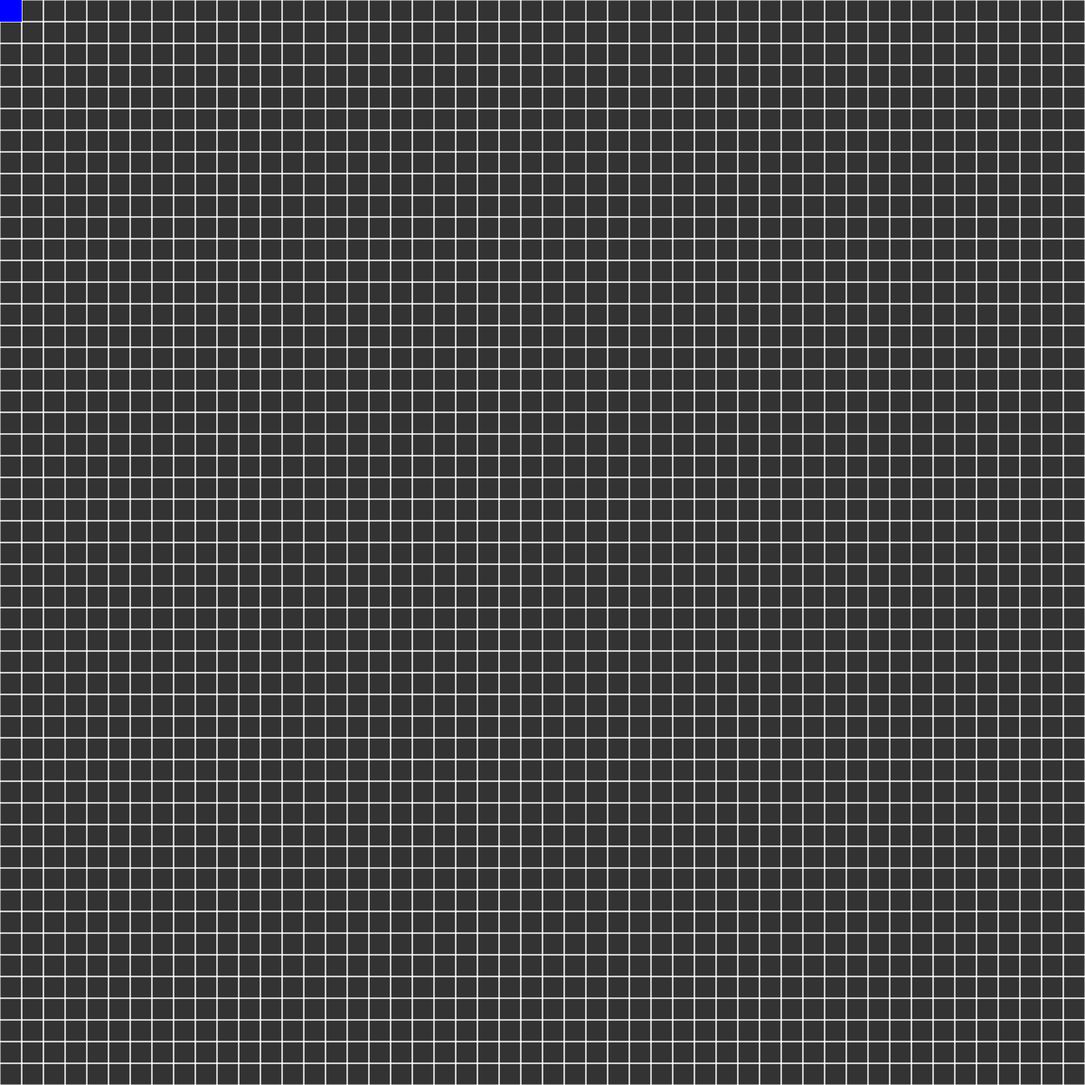
Frame 1 (no input)
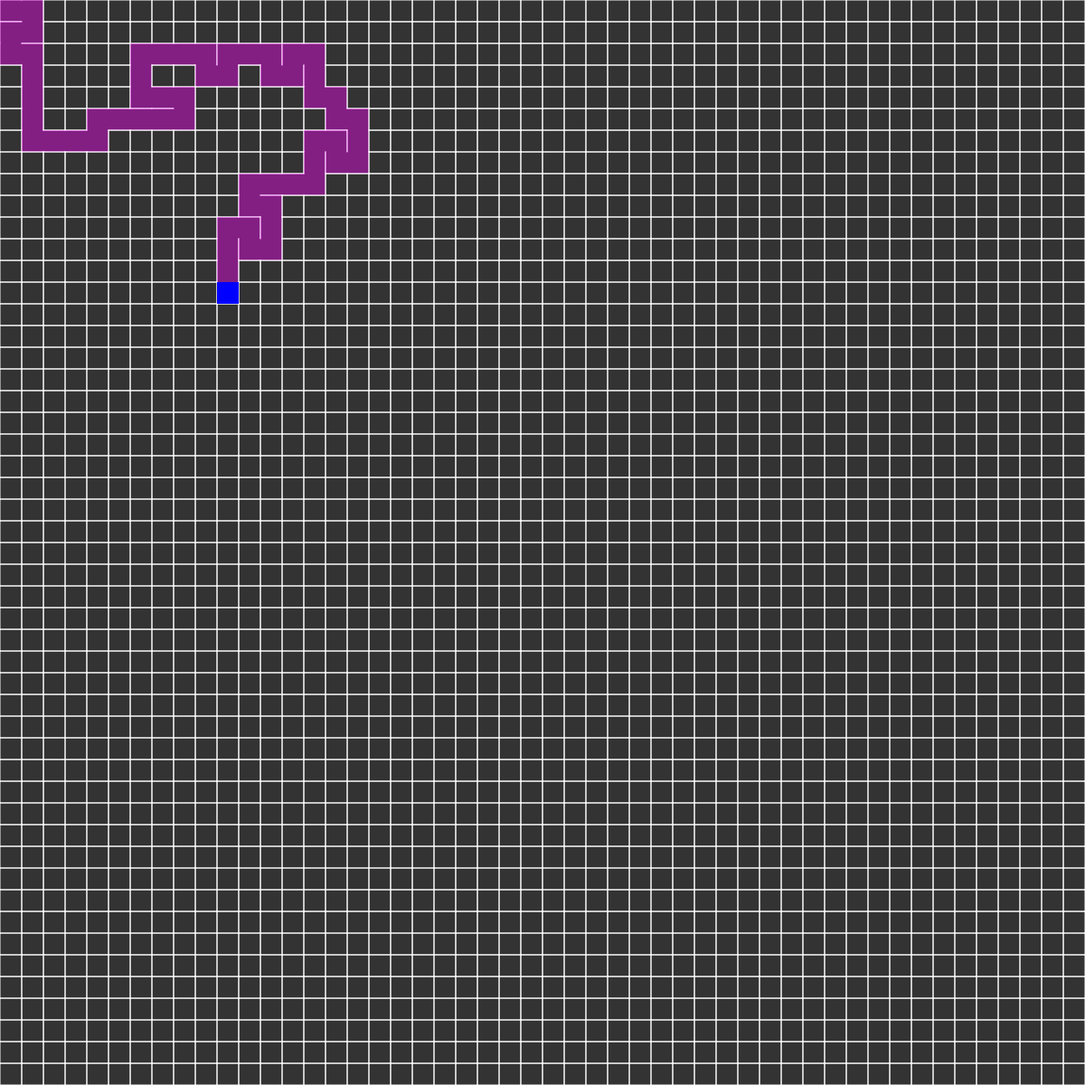
Frame 60 (no input)
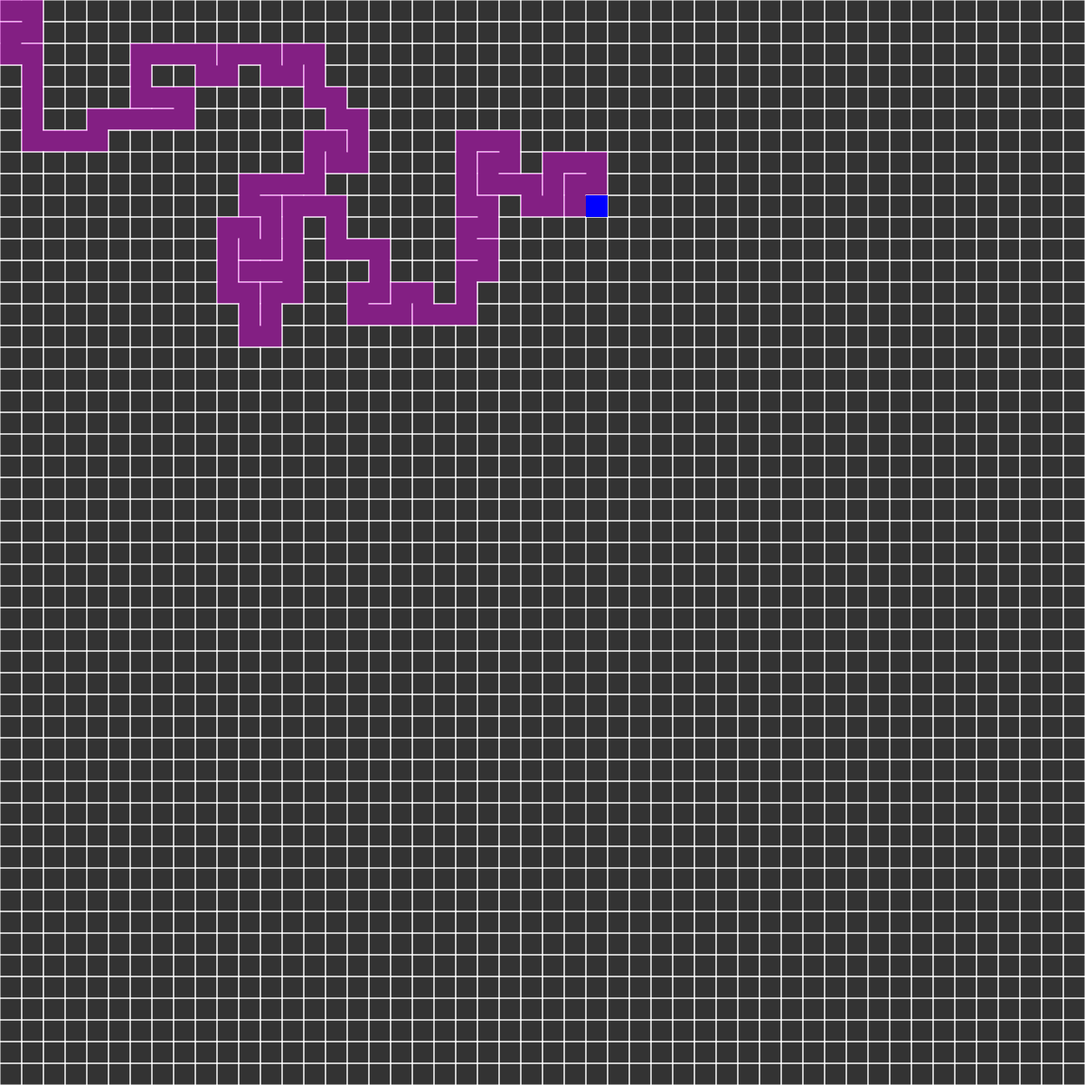
Frame 120 (the mouse pressed at the canvas centre since frame 60)

The p5.js sketch that drew these frames (run headless with seeded random() and noise() and a simulated clock; from frame 60 on, the mouse is pressed at the canvas centre):

// p5.js sketch
// ── sketch.js
var cols, rows;
var w = 25;
var done = false;
var grid = [];
var stack = [];
var solved = false;
var popping;

var solveStack = [];
var ePoint;

var current;

function setup() {
	//frameRate(2);
	createCanvas(1250, 1250);
	cols = floor(width / w);
	rows = floor(height / w);

	for (var j = 0; j < rows; j++) {
		for (var i = 0; i < cols; i++) {
			var cell = new Cell(i, j);
			grid.push(cell);
		}
	}
	var geLen = grid.length-1;
	ePoint = grid[geLen];
	ePoint.endPoint = true;
	current = grid[0];
}

function draw() {
	var next;
	background(51);
	for (var i = 0; i < grid.length; i++) {
		grid[i].show();
	}

	//STEP 1
	if (!done) {
		current.visited = true;
		current.highlight('make');
		next = current.checkNeighbors('make');
		if (next) {
			next.visited = true;

			//STEP2
			stack.push(current);

			//STEP 3
			removeWalls(current, next);
			// STEP 4
			current = next;
		} else if (stack.length > 0) {
			popping = true;
			while(popping){
					current = stack.pop();
						if(current === grid[0] || current.checkNeighbors('make')){
							popping = false;
						}
				}
		} else {
			done = true;

			current = grid[0];
		}
	} else {
		if (!solved) {
			current.csolved = true;
			current.highlight('solve');
			next = current.checkNeighbors('solve');
			if (next) {
				
				//STEP2
				solveStack.push(current);
				if (next.endPoint) {
					solved = true;
					console.log("THIS IS THE END");
					next.highlight('end');
				}else{
					current = next;
				}
			} else if (solveStack.length > 0) {
				current.blocked = true;
				current = solveStack.pop();
			}
		} else {
			for (var j = 0; j < grid.length; j++) {
				if (grid[j].csolved === true && grid[j].blocked === false) {
					grid[j].highlight('solve');
				}
				else if (grid[j].csolved === false) {
					grid[j].highlight('blocked');
				}
			}
			noLoop();
		}
	}
}

function index(i, j){
	if(i < 0 || j < 0 || i > cols-1 || j > rows-1) {
		return -1;
	}
	return i + j * cols;
}

function removeWalls(a, b) {
	var x = a.i - b.i;
	if (x === 1) {
		a.walls[3] = false;
		b.walls[2] = false;
	} else if (x === -1) {
		a.walls[2] = false;
		b.walls[3] = false;
	}
	var y = a.j - b.j;
	if (y === 1) {
		a.walls[0] = false;
		b.walls[1] = false;
	} else if (y === -1) {
		a.walls[1] = false;
		b.walls[0] = false;
	}
	if (a.walls == b.walls) {
		counter++;
	} else {
		counter = 0;
	}
}

// ── Fractal.js
var maxiterations = 150;
var maxval = 1;
var minval = -1;
var frequency = .4;

//var ca = -.70176;
//var cb = -.3842;

//var ca = 0.285;
//var cb = .01;

//var ca = -.8;
//var cb = .156;

//var ca = -0.74543;
//var cb = 0.11301;

//var phi = 1.6180339887;
//var ca = (phi - 2);
//var cb = (phi -1);

//var ca = -0.8167029591938462;
//var cb = 0.13185243860295082;

var ca;
var cb;


function setup() {
	createCanvas(600, 600);
	pixelDensity(1);
	
	
	ca = random(-.999999, .999999);
	cb = random(-.999999, .999999);
	console.log(ca);
	console.log(cb)
}

function draw() {
	
	loadPixels();
	background(51);
	var i;

	for (var x = 0; x < width; x++) {
		for (var y = 0; y < height; y++) {
			var a = map(x, 0, width, minval, maxval);
			var b = map(y, 0, height, minval, maxval);

			var n = 0;
			var z = 0;

			var savea = a;
			var saveb = b;

			while (n < maxiterations) {



				var aa = a * a ;
				var bb = b * b;
				if (aa + bb > 4) {
					break;
				}

				var twoab = 2 * a * b;
				a = aa - bb + ca;
				b = twoab + cb;
				
				n++

				var red1 = map(n, 0, Math.sin(frequency * i + 0) * 127 + 128, 0, 1);
				red1 = map(sqrt(red1), 0, 1, 0, 255);
				var green1 = map(n, 0, Math.sin(frequency * i + 2) * 127 + 128, 0, 1);
				green1 = map(sqrt(green1), 0, 1, 0, 255);
				var blue1 = map(n, 0, Math.sin(frequency * i + 4) * 127 + 128, 0, 1);
				blue1 = map(sqrt(blue1), 0, 1, 0, 255);
				if (i < 64) {
					i++
				} else {
					i = 0;
				}
			}

			if (n == maxiterations) {

				red1 = 0;
				green1 = 0;
				blue1 = 0;
			}
			var pix = (x + y * width) * 4;
			pixels[pix + 0] = red1;
			pixels[pix + 1] = green1;
			pixels[pix + 2] = blue1;
			pixels[pix + 3] = 255;

		}
	}
	updatePixels();
	noLoop();
}

// ── cell.js
function Cell(i,j) {
	this.i = i;
	this.j = j;
	this.walls = [true,true,true,true];
	this.visited = false;
	this.csolved = false;
	this.blocked = false;
	this.endPoint = false;
	
	this.highlight = function(type){
		var x = this.i*w;
		var y = this.j*w;
		noStroke();
		if(type == 'make'){
			fill(0,0,255);
		}
		else if(type == 'solve'){
			fill(0,255,0,100);
		}
		else if(type == 'blocked'){
			fill(255,0,0,100);
		}
		rect(x,y,w,w);		
	}
	
	this.checkNeighbors = function(type){
		var neighbors = [];
		var top = grid[index(i, j-1)];
		var bottom = grid[index(i, j+1)];
		var right = grid[index(i+1, j)];
		var left = grid[index(i-1, j)];
		if(type == 'make'){
			if(top && !top.visited){
				neighbors.push(top);
			}
			if(bottom && !bottom.visited){
				neighbors.push(bottom);
			}
			if(right && !right.visited){
				neighbors.push(right);
			}
			if(left && !left.visited){
				neighbors.push(left);
			}
			
			if(neighbors.length > 0){
				var r = floor(random(0, neighbors.length));
				return neighbors[r];
			}
			else{
				return undefined;
			}
		}
		else if(type == 'solve'){
			if(left && !left.csolved && !left.walls[2]){
				return left;
			}
			else if(bottom && !bottom.csolved && !bottom.walls[0]){
				return bottom;
			}			
			else if(right && !right.csolved && !right.walls[3]){
				return right;
			}
			else if(top && !top.csolved && !top.walls[1]){
				return top;
			}
			else{
				return undefined;
			}
		}
	}
	
	this.show = function() {
		var x = this.i*w;
		var y = this.j*w;
		stroke(255);
		noFill();
		if(this.walls[0]){
			line(x    , y, x + w    , y); //top
		}
		if(this.walls[1]){
			line(x    , y + w, x + w, y + w); //bottom
		}
		if(this.walls[2]){
			line(x + w, y, x + w, y + w); // right
		}
		if(this.walls[3]){
			line(x    , y, x    , y + w); // left
		}
		if(this.visited){
			noStroke();
			fill(255,0,255,100);
			if(this.solved){
				fill(0,255,0,100);
			}
			if(this.blocked){
				fill(255,0,0,100);
			}
			
			rect(x,y,w,w);
		}
	}
}
